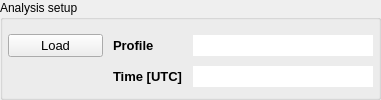
      <widget class="QGroupBox" name="groupBox_3">
       <property name="title">
        <string>Analysis setup</string>
       </property>
       <property name="large" stdset="0">
        <bool>true</bool>
       </property>
       <layout class="QGridLayout" name="gridLayout_4">
        <property name="leftMargin">
         <number>5</number>
        </property>
        <property name="topMargin">
         <number>10</number>
        </property>
        <property name="rightMargin">
         <number>5</number>
        </property>
        <property name="bottomMargin">
         <number>5</number>
        </property>
        <property name="horizontalSpacing">
         <number>10</number>
        </property>
        <property name="verticalSpacing">
         <number>5</number>
        </property>
        <item row="1" column="1">
         <widget class="QLabel" name="label_18">
          <property name="minimumSize">
           <size>
            <width>0</width>
            <height>21</height>
           </size>
          </property>
          <property name="font">
           <font>
            <family>Arial</family>
            <pointsize>10</pointsize>
            <bold>true</bold>
           </font>
          </property>
          <property name="text">
           <string>Profile</string>
          </property>
         </widget>
        </item>
        <item row="1" column="2">
         <widget class="QLineEdit" name="profile">
          <property name="enabled">
           <bool>true</bool>
          </property>
          <property name="minimumSize">
           <size>
            <width>0</width>
            <height>21</height>
           </size>
          </property>
          <property name="font">
           <font>
            <family>Arial</family>
            <pointsize>10</pointsize>
            <bold>false</bold>
           </font>
          </property>
          <property name="mouseTracking">
           <bool>false</bool>
          </property>
          <property name="acceptDrops">
           <bool>false</bool>
          </property>
          <property name="toolTip">
           <string>Name of Model Points file, where the data is stored. </string>
          </property>
          <property name="layoutDirection">
           <enum>Qt::LayoutDirection::RightToLeft</enum>
          </property>
          <property name="text">
           <string/>
          </property>
          <property name="frame">
           <bool>false</bool>
          </property>
          <property name="readOnly">
           <bool>true</bool>
          </property>
         </widget>
        </item>
        <item row="2" column="1">
         <widget class="QLabel" name="label_4">
          <property name="minimumSize">
           <size>
            <width>0</width>
            <height>21</height>
           </size>
          </property>
          <property name="font">
           <font>
            <family>Arial</family>
            <pointsize>10</pointsize>
            <bold>true</bold>
           </font>
          </property>
          <property name="text">
           <string>Time [UTC]</string>
          </property>
         </widget>
        </item>
        <item row="2" column="2">
         <widget class="QLineEdit" name="time">
          <property name="enabled">
           <bool>true</bool>
          </property>
          <property name="minimumSize">
           <size>
            <width>180</width>
            <height>0</height>
           </size>
          </property>
          <property name="font">
           <font>
            <family>Arial</family>
            <pointsize>10</pointsize>
            <bold>false</bold>
           </font>
          </property>
          <property name="mouseTracking">
           <bool>false</bool>
          </property>
          <property name="acceptDrops">
           <bool>false</bool>
          </property>
          <property name="toolTip">
           <string>Name of Model Points file, where the data is stored. </string>
          </property>
          <property name="layoutDirection">
           <enum>Qt::LayoutDirection::RightToLeft</enum>
          </property>
          <property name="text">
           <string/>
          </property>
          <property name="frame">
           <bool>false</bool>
          </property>
          <property name="readOnly">
           <bool>true</bool>
          </property>
         </widget>
        </item>
        <item row="1" column="0">
         <widget class="QPushButton" name="load">
          <property name="minimumSize">
           <size>
            <width>95</width>
            <height>21</height>
           </size>
          </property>
          <property name="font">
           <font>
            <family>Arial</family>
            <pointsize>10</pointsize>
           </font>
          </property>
          <property name="toolTip">
           <string>Loads the model points from file</string>
          </property>
          <property name="styleSheet">
           <string notr="true"/>
          </property>
          <property name="text">
           <string>Load</string>
          </property>
         </widget>
        </item>
       </layout>
      </widget>
